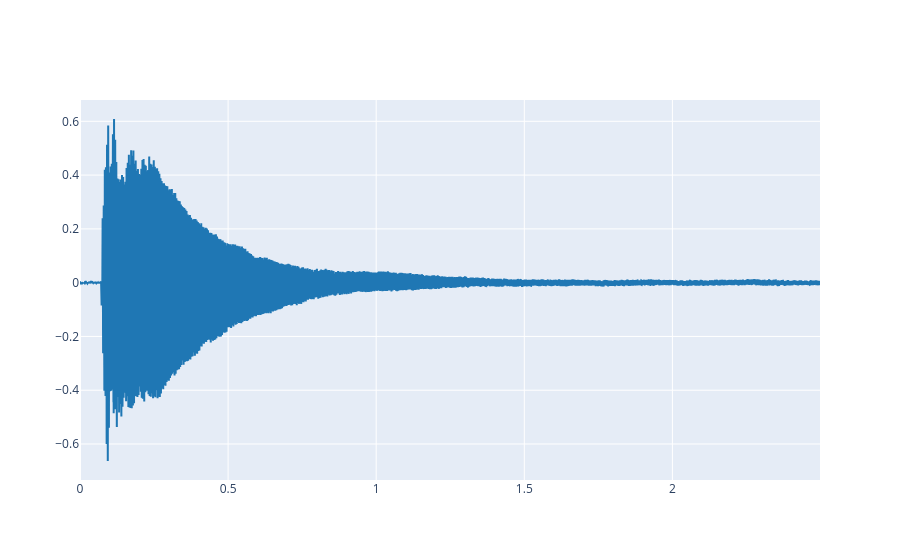

Source (notebook cell):
### Markdown cell above
Note that `load_audio` function returns two variables: the audio signal (as a one dimensional array of floating point numbers), and the sampling rate (as a integer number). Now we can plot the audio signal:

### Code cell
plot_signals(ref, fs)

### Figure 1 — Plotly figure (JSON) as saved in the notebook; plotly's stock layout.template omitted (floating-point values rounded to 4 significant figures; data arrays with more than 128 entries replaced by an {"elided": "..."} marker saying what was removed)
{"data": [{"line": {"color": "#1f77b4", "shape": "linear"}, "mode": "lines", "name": "audio signal 0", "type": "scatter", "x": {"elided": "110175 float values"}, "y": {"elided": "110175 float values"}}], "layout": {}}
